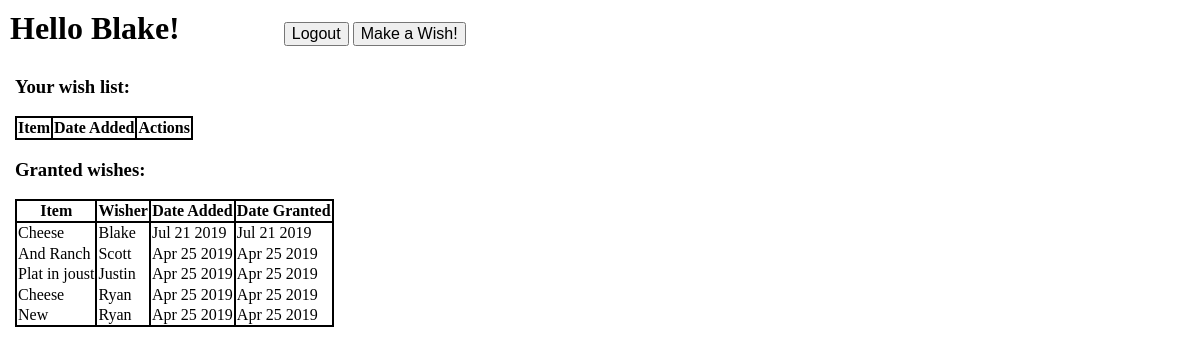
/wishes (signed in), run on the app's committed database.
### models.py (models this page shows, shortened)
class GrantedWish(db.Model):
    id = db.Column(db.Integer, primary_key=True)
    wish = db.Column(db.String(45))
    description = db.Column(db.Text)
    user_id = db.Column(db.Integer, db.ForeignKey('user.id'), nullable=False)
    created_at = db.Column(db.DateTime, server_default=func.now())
    updated_at = db.Column(db.DateTime, server_default=func.now())
    granted_at = db.Column(db.DateTime, server_default=func.now())

class User(db.Model):
    id = db.Column(db.Integer, primary_key=True)
    first_name = db.Column(db.String(45))
    last_name = db.Column(db.String(45))
    email = db.Column(db.String(45))
    password = db.Column(db.String(45))
    created_at = db.Column(db.DateTime, server_default=func.now())
    updated_at = db.Column(db.DateTime, server_default=func.now())

### controller_functions.py (the view)
def wishes():
    if 'first_name' in session:
        wishes = Wish.query.filter_by(user_id=session['user_id']).order_by(desc(Wish.created_at)).all()
        granted_wishes = GrantedWish.query.order_by(desc(GrantedWish.granted_at)).all()
        users = User.query.all()
        return render_template("wishes.html", wishes=wishes, granted_wishes=granted_wishes, users=users)
    else:
        return redirect("/")

### templates/wishes.html (shortened to what this page needs)
<!DOCTYPE html>
<html lang="en">
<head>
    <link rel="stylesheet" type="text/css"
    href="https://cdnjs.cloudflare.com/ajax/libs/normalize/7.0.0/normalize.min.css">
    <link rel="stylesheet" type="text/css"
    href="https://cdnjs.cloudflare.com/ajax/libs/skeleton/2.0.4/skeleton.min.css">
</head>
<body>
    <h1>Hello {{ session['first_name'] }}!</h1>
    <form action="/logout">
        <input type="submit" value="Logout">
    </form>
    <form action="/make_wish">
        <input type="submit" value="Make a Wish!">
    </form>
    <div id="container">
        <h3>Your wish list: </h3>
        <table>
            <tr>
                <th>Item</th>
                <th>Date Added</th>
                <th>Actions</th>
            </tr>
            </table>
        <h3>Granted wishes: </h3>
        <table>
            <tr>
                <th>Item</th>
                <th>Wisher</th>
                <th>Date Added</th>
                <th>Date Granted</th>
            </tr>
            {% for granted_wish in granted_wishes %}
                {% for user in users %}
                    {% if granted_wish.user_id == user.id %}
                    <tr>
                        <td>{{ granted_wish.wish }}</td>
                        <td>{{ user.first_name }}</td>
                        <td>{{ granted_wish.created_at.strftime('%b %e %Y') }}</td>
                        <td>{{ granted_wish.granted_at.strftime('%b %e %Y') }}</td>
                    </tr>
                    {% endif %}
                {% endfor %}
            {% endfor %}
        </table>
    </div>
</body>
</html>

### templates/wishes.html (style rules this page uses)
#container { padding: 0px 15px; }
h1 { display: inline-block; margin: 10px 100px 10px 10px; }
form { display: inline-block; }
table { border-collapse: collapse; padding: 10px; border-style: solid; border-width: 2px; }
table, th { border: 2px solid; }
table td + td { border-left: 2px solid; }

### data on the page
GrantedWish: wish "Cheese", created_at "Jul 21 2019", granted_at "Jul 21 2019"
User: first_name "Blake"
GrantedWish: wish "And Ranch", created_at "Apr 25 2019", granted_at "Apr 25 2019"
User: first_name "Scott"
GrantedWish: wish "Plat in joust", created_at "Apr 25 2019", granted_at "Apr 25 2019"
User: first_name "Justin"
GrantedWish: wish "Cheese", created_at "Apr 25 2019", granted_at "Apr 25 2019"
User: first_name "Ryan"
GrantedWish: wish "New", created_at "Apr 25 2019", granted_at "Apr 25 2019"

### other printed values
{{ session['first_name'] }} "Blake"
